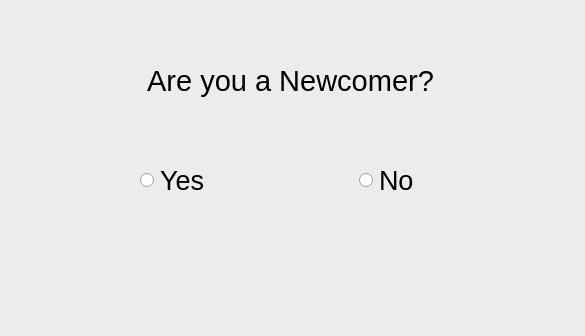
<?xml version="1.0" encoding="UTF-8"?>
<ui version="4.0">
 <class>NEWCOMERYN</class>
 <widget class="QDialog" name="NEWCOMERYN">
  <property name="geometry">
   <rect>
    <x>0</x>
    <y>0</y>
    <width>585</width>
    <height>336</height>
   </rect>
  </property>
  <property name="windowTitle">
   <string>Dialog</string>
  </property>
  <widget class="QGroupBox" name="groupBox">
   <property name="geometry">
    <rect>
     <x>-360</x>
     <y>-120</y>
     <width>1081</width>
     <height>521</height>
    </rect>
   </property>
   <property name="title">
    <string/>
   </property>
   <widget class="QLabel" name="label">
    <property name="geometry">
     <rect>
      <x>430</x>
      <y>170</y>
      <width>441</width>
      <height>61</height>
     </rect>
    </property>
    <property name="font">
     <font>
      <pointsize>22</pointsize>
     </font>
    </property>
    <property name="text">
     <string>Are you a Newcomer?</string>
    </property>
    <property name="alignment">
     <set>Qt::AlignCenter</set>
    </property>
   </widget>
   <widget class="QWidget" name="layoutWidget">
    <property name="geometry">
     <rect>
      <x>500</x>
      <y>270</y>
      <width>431</width>
      <height>61</height>
     </rect>
    </property>
    <layout class="QHBoxLayout" name="horizontalLayout">
     <item>
      <widget class="QRadioButton" name="Yes">
       <property name="font">
        <font>
         <pointsize>20</pointsize>
        </font>
       </property>
       <property name="text">
        <string>Yes</string>
       </property>
      </widget>
     </item>
     <item>
      <widget class="QRadioButton" name="No">
       <property name="font">
        <font>
         <pointsize>20</pointsize>
        </font>
       </property>
       <property name="text">
        <string>No</string>
       </property>
      </widget>
     </item>
    </layout>
   </widget>
  </widget>
 </widget>
 <resources/>
 <connections/>
</ui>
